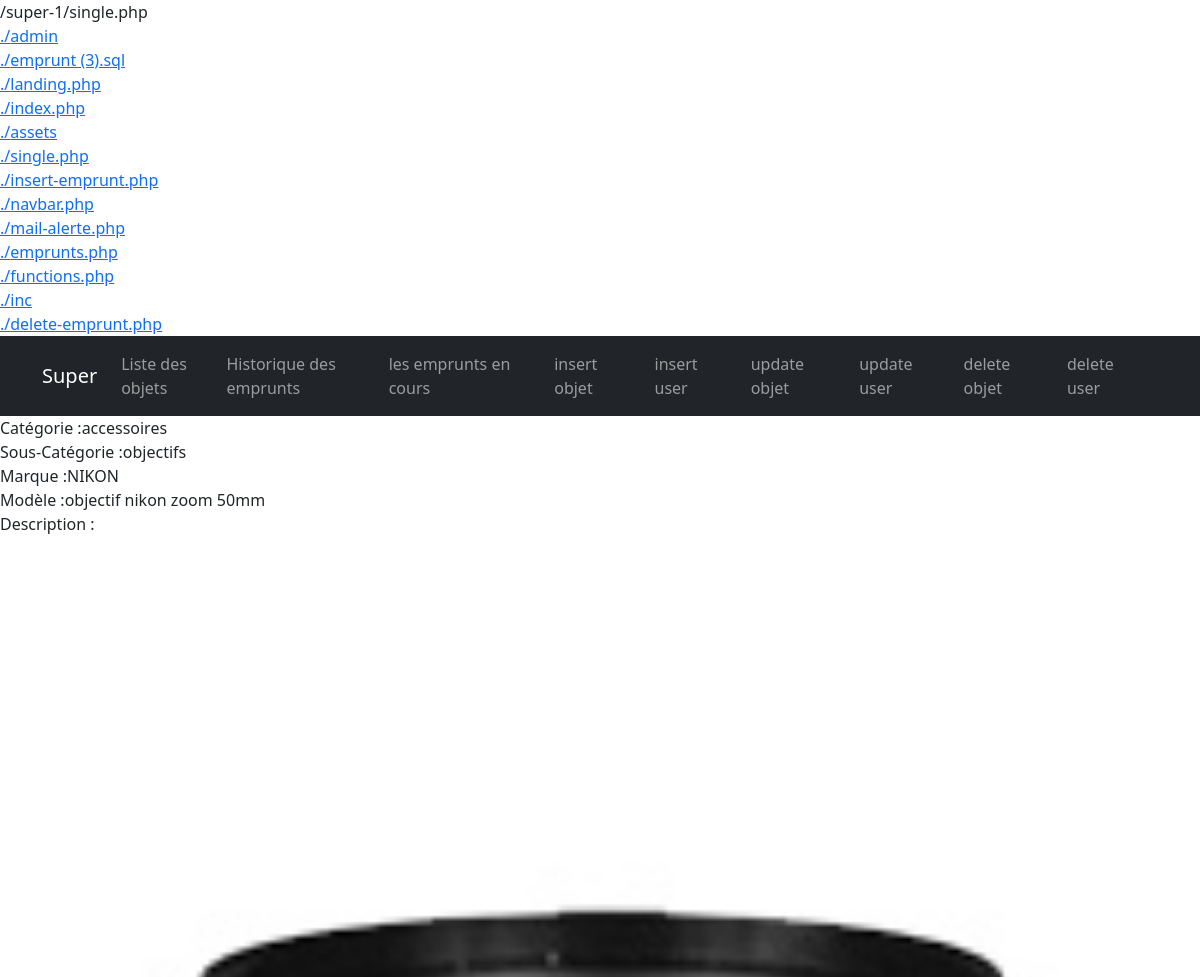
/single.php?id_objet=1 (upper part), run on an earlier commit of the app's database.
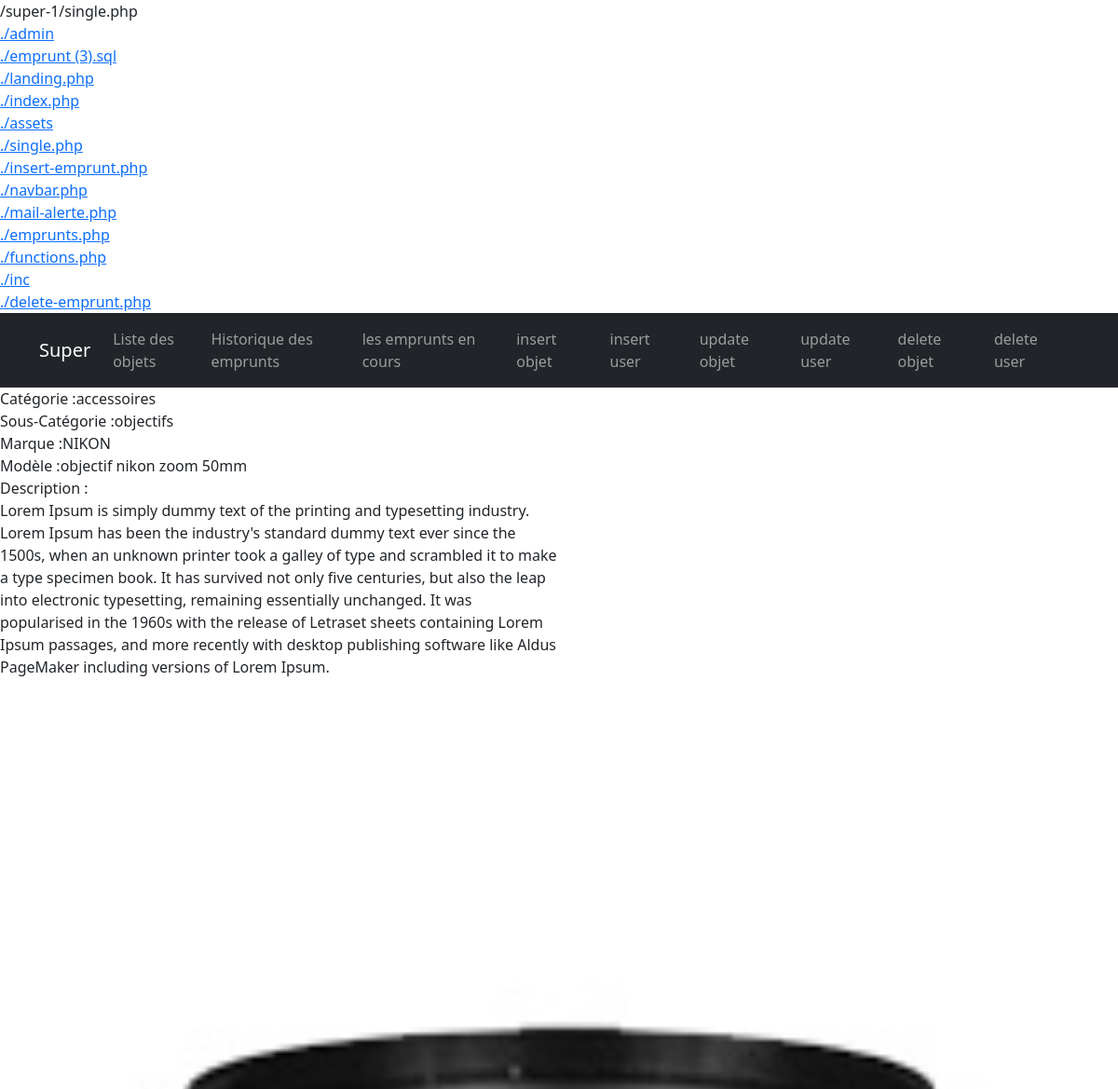
And on a later commit of the database.
### tables this page shows
CREATE TABLE IF NOT EXISTS `objets` (
  `id_objet` int NOT NULL AUTO_INCREMENT,
  `marque_objet` varchar(55) NOT NULL,
  `model_objet` varchar(55) NOT NULL,
  `photo_objet` varchar(55) NOT NULL,
  `description_objet` varchar(2048) NOT NULL,
  `id_category_objet` int NOT NULL,
  `id_subcategory` int NOT NULL,
  `quantite` int NOT NULL,
  PRIMARY KEY (`id_objet`)
);

CREATE TABLE IF NOT EXISTS `category` (
  `id_category` int NOT NULL AUTO_INCREMENT,
  `nom_category` varchar(55) NOT NULL,
  PRIMARY KEY (`id_category`)
);

CREATE TABLE IF NOT EXISTS `sub_category` (
  `id_subcategory` int NOT NULL AUTO_INCREMENT,
  `nom_subcategory` varchar(55) NOT NULL,
  `id_category` int NOT NULL,
  PRIMARY KEY (`id_subcategory`)
);

### single.php (the view, shortened to what this page needs)
<?php include './inc/header.php' ?>
<?php
include "inc/connection.php";
$id_objet=$_GET['id_objet'];
$requete ="SELECT * FROM objets,category,sub_category WHERE id_objet=$id_objet AND objets.id_category_objet=category.id_category AND objets.id_subcategory=sub_category.id_subcategory";
$query=$pdo->query($requete);
$resultat=$query->fetchAll();
foreach($resultat as $key => $variable)
{
	$category_res=$resultat[$key]['nom_category'];
	$subcategory_res=$resultat[$key]['nom_subcategory'];
	$photo=$resultat[$key]['photo_objet'];
	echo "Catégorie :".$resultat[$key]['nom_category'];
	echo "<br>";
	echo "Sous-Catégorie :".$resultat[$key]['nom_subcategory'];
	echo "<br>";
	echo "Marque :".$resultat[$key]['marque_objet'];
	echo "<br>";
	echo "Modèle :".$resultat[$key]['model_objet'];
	echo "<br>";
	echo "Description :<p style='width:50%'>".$resultat[$key]['description_objet']."</p>";
	echo "<br/>";
	echo "<img src='assets/thumbs/$category_res/$subcategory_res/$photo.png' alt='$photo.png'>";
	echo "<br>";
	echo "<br/>";
	echo "<br/>";
}
	?>
<?php include './inc/footer.php' ?>

What changed in the data, as far as the page shows it:
changed objets "NIKON": description_objet (not shown) → "Lorem Ipsum is simply dummy text of the printing and typesetting industry. Lorem Ipsum has been the industry's standard dummy text ever since the 1500s, when an unknown printer took a galley of type and scrambled it to make a type specimen book. It has survived not only five centuries, but also the leap into electronic typesetting, remaining essentially unchanged. It was popularised in the 1960s with the release of Letraset sheets containing Lorem Ipsum passages, and more recently with desktop publishing software like Aldus PageMaker including versions of Lorem Ipsum."
